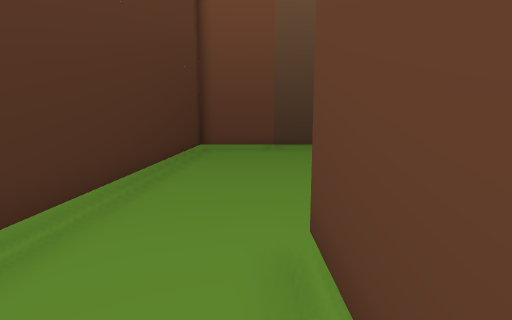
View 1 (above)

18 first-person views from a walk through a Unity game level. The camera is 1.4 m above the floor, tilts 8° down and sees 85° across. The floor is counted in squares, 1 m on a side. Each view is taken from the middle of a square. On the plan, view 1 faces up. The plan holds only what a view shows up to about 14 squares ahead; the rest is blank. The place goes on beyond the plan.

View 2
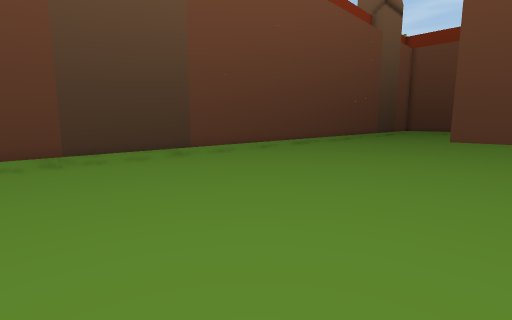

View 3
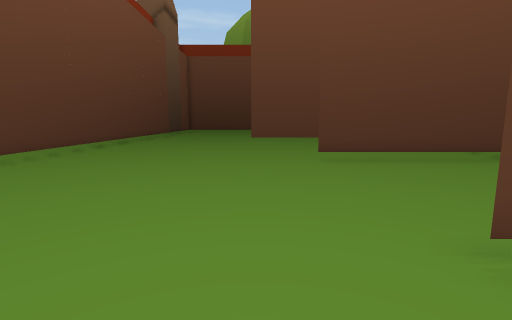

View 4
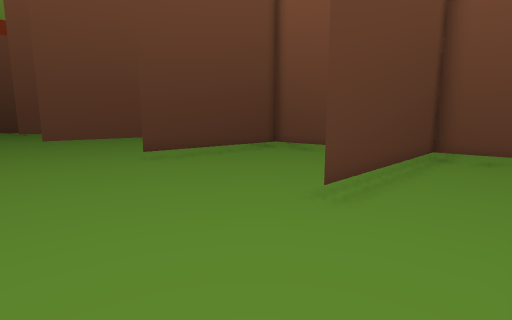

View 5
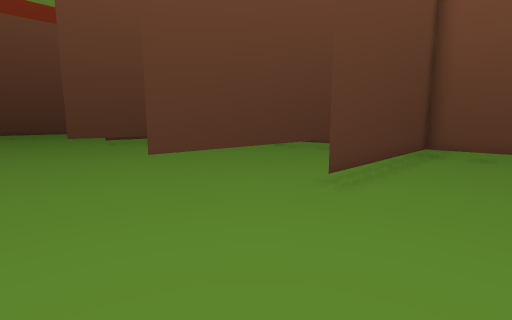

View 6
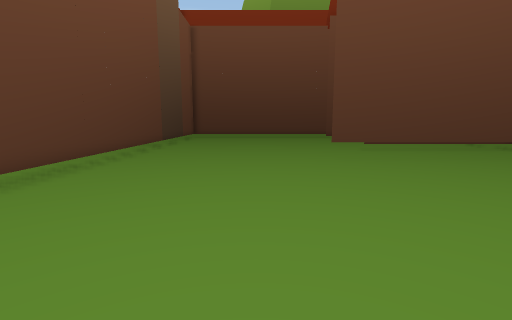

View 7
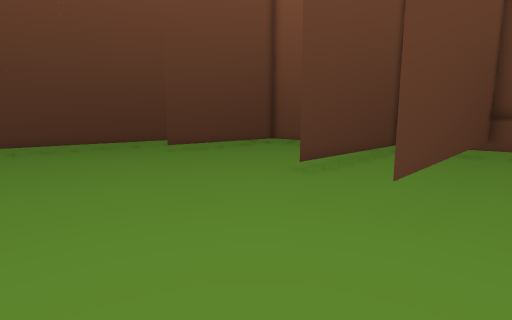

View 8
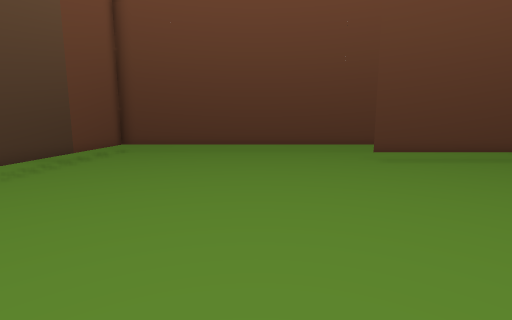

View 9
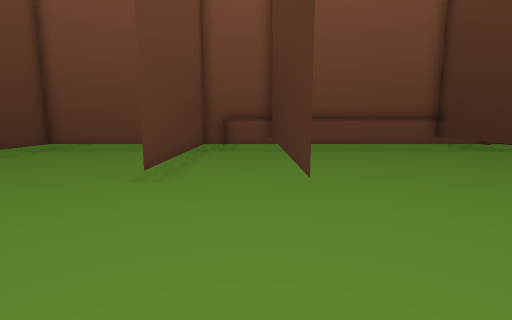

View 10
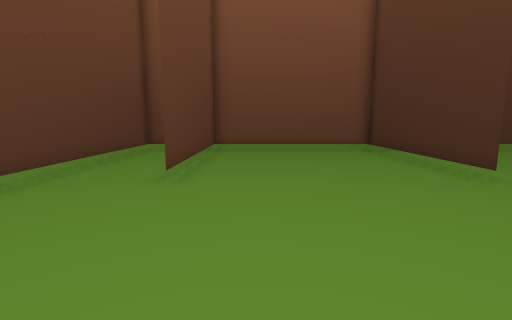

View 11
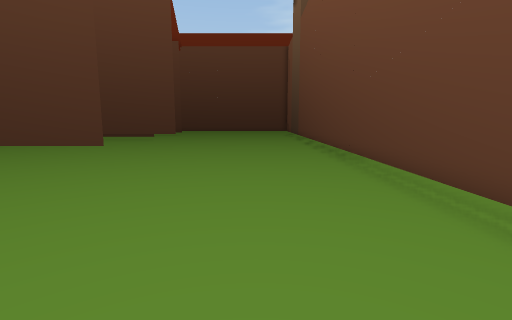

View 12
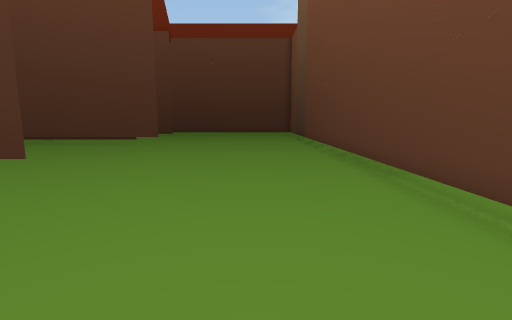

View 13
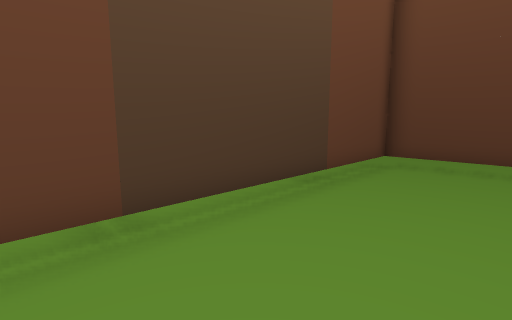

View 14
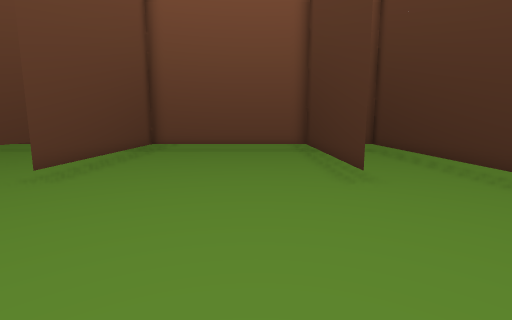

View 15
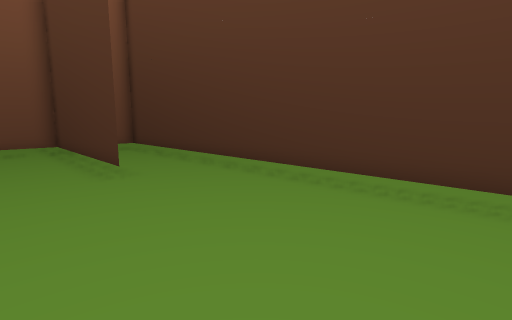

View 16
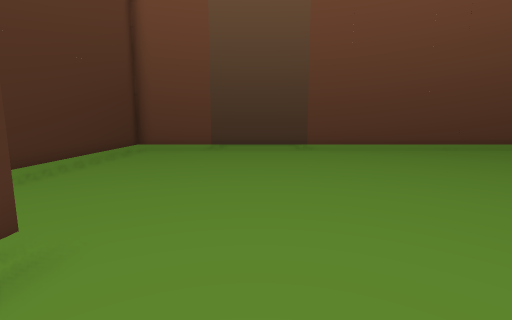

View 17
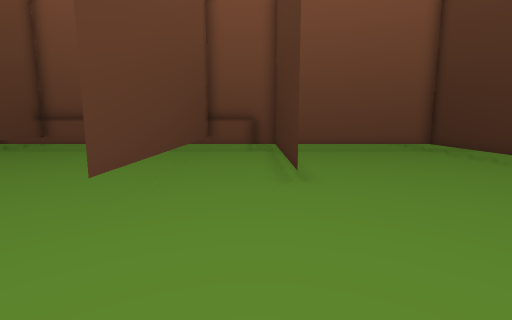

View 18
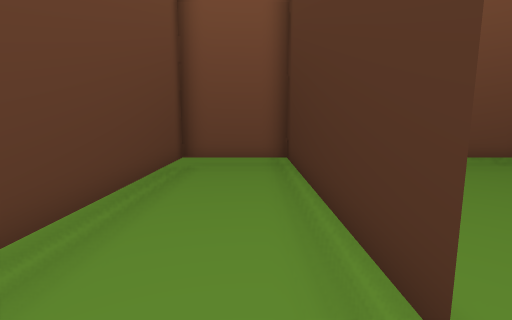

### Floor plan
Key: @ floor where view 1 was taken; # wall or solid block; . floor; ^ raised ledge; T thing the floor can be seen under or through.
Columns run from 3 left of view 1 to 34 right of it. Each row starts with its distance up from view 1.
 14 ######################################
 13 #....................................#
 12 #....................................#
 11 #....................................#
 10 #....................................#
  9 #....................................#
  8 #....................................#
  7 #....................................#
  6 #....................................#
  5 #.............T.......T..............#
  4 #.............T.......T..............#
  3 #.............T.......T..............#
  2 #...T......T..T.......T...T......T...#
  1 #...T......T..T.......T...T......T...#
  0 #..@T......T..T.......T...T......T...#
 -1 #...T......T..T.......T...T......T...#
 -2 #...T......T..T.......T...T......T...#
 -3 #...T......T..T.......#...T......T...#
 -4 #...#......## ^       #^#.T......#...#
 -5 ############^^^^^^^^^^^^^#T###########
 -6             ^
 -7             ^

Where each view was taken, in squares from view 1:
view 1: 0 up, 0 right, facing up
view 2: 3 up, 1 left, facing up-right
view 3: 5 up, 2 left, facing right
view 4: 7 up, 2 left, facing down-right
view 5: 8 up, 5 right, facing down-right
view 6: 8 up, 9 right, facing right
view 7: 9 up, 18 right, facing down-right
view 8: 7 up, 20 right, facing right
view 9: 9 up, 20 right, facing down
view 10: 9 up, 28 right, facing down
view 11: 10 up, 28 right, facing left
view 12: 10 up, 25 right, facing left
view 13: 10 up, 24 right, facing up-right
view 14: 9 up, 3 right, facing down
view 15: 10 up, 3 right, facing down-left
view 16: 0 up, 3 right, facing up
view 17: 9 up, 9 right, facing down
view 18: 4 up, 31 right, facing down
